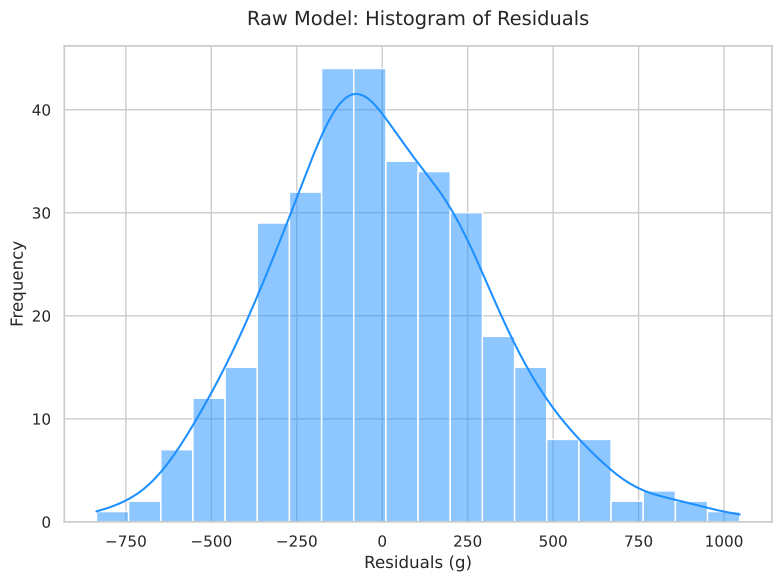

Here is the Python script that generated this plot:
#!/usr/bin/env python3

import matplotlib.pyplot as plt
import numpy as np
import pandas as pd
import seaborn as sns
import statsmodels.formula.api as smf

df = pd.read_csv("../penguins_cleaned.csv")
df["Is_Gentoo"] = np.where(df["Species"] == "Gentoo penguin (Pygoscelis papua)", 1, 0)
df["Is_Chinstrap"] = np.where(
    df["Species"] == "Chinstrap penguin (Pygoscelis antarctica)", 1, 0
)

formula_raw = "Body_Mass ~ Flipper_Length + Culmen_Length + Culmen_Depth + Is_Gentoo + Is_Chinstrap"
model_raw = smf.ols(formula=formula_raw, data=df).fit()
residuals_raw = model_raw.resid

sns.set_theme(style="whitegrid")
plt.figure(figsize=(8, 6))

sns.histplot(residuals_raw, kde=True, color="dodgerblue", bins=20)

plt.title("Raw Model: Histogram of Residuals", fontsize=14, pad=15)
plt.xlabel("Residuals (g)", fontsize=12)
plt.ylabel("Frequency", fontsize=12)

plt.tight_layout()

plt.savefig(
    "./plots/model-formulation/raw-res-hist.pdf", format="pdf", bbox_inches="tight"
)
